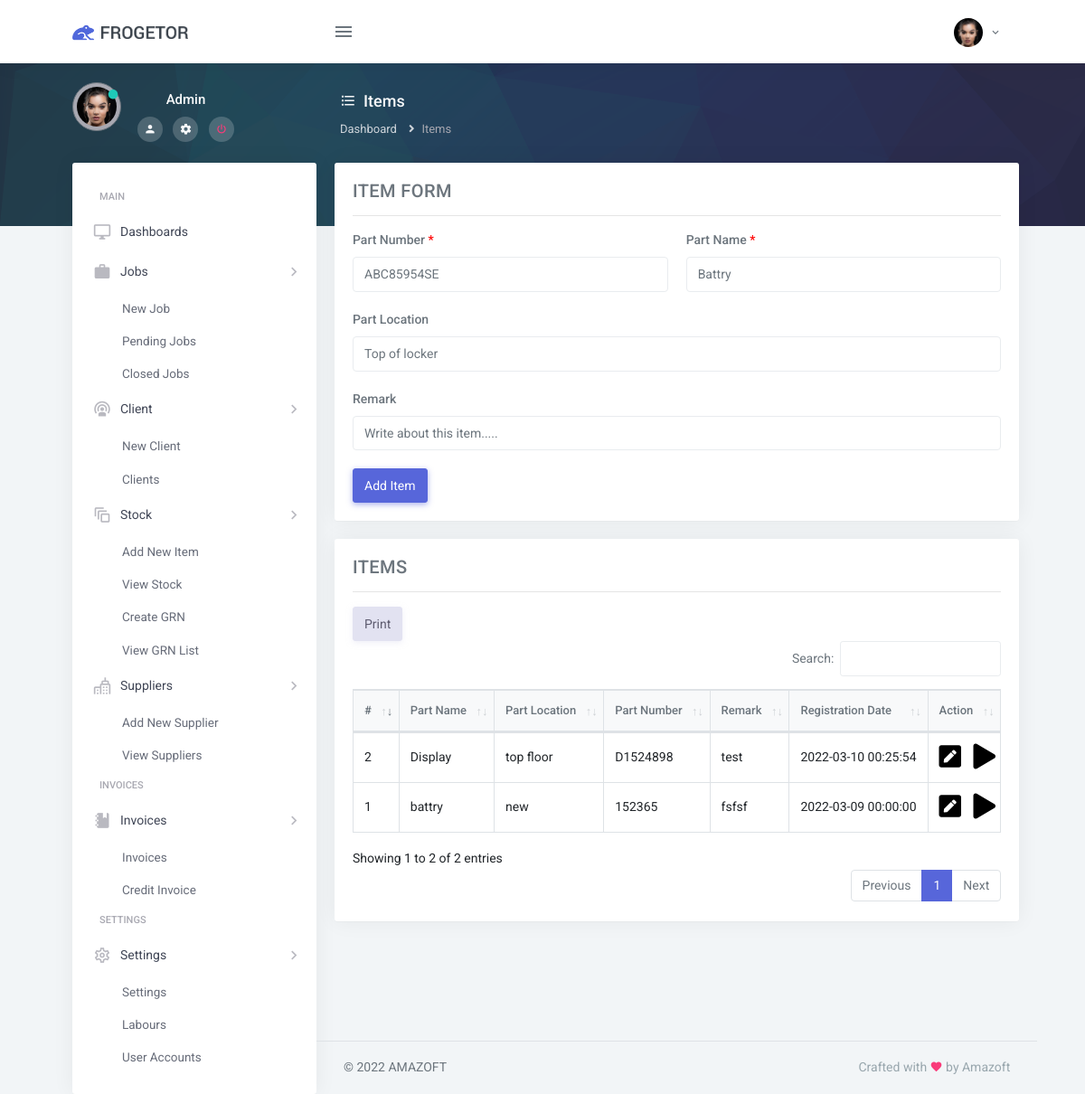
Page /add_item.php (signed in) on the committed database.
### tables this page shows
CREATE TABLE `users_profile_pic` (
  `users_profile_pic_id` int(11) NOT NULL,
  `user_id` varchar(255) DEFAULT NULL,
  `profile_image` varchar(255) DEFAULT NULL,
  `profile_pic_datetime` timestamp NOT NULL DEFAULT current_timestamp() ON UPDATE current_timestamp()
);

CREATE TABLE `users_login` (
  `user_id` int(3) NOT NULL,
  `name` varchar(255) NOT NULL,
  `email` varchar(255) NOT NULL,
  `password` varchar(255) NOT NULL,
  `role` varchar(3) NOT NULL,
  `tel` varchar(255) NOT NULL,
  `create_date` timestamp NULL DEFAULT current_timestamp()
);

CREATE TABLE `tbl_item` (
  `item_id` int(11) NOT NULL,
  `part_name` varchar(255) DEFAULT NULL,
  `part_location` varchar(255) DEFAULT NULL,
  `part_number` varchar(255) DEFAULT NULL,
  `remark` mediumtext DEFAULT NULL,
  `stat` varchar(3) DEFAULT NULL,
  `item_date` datetime NOT NULL
);

### add_item.php (the view, shortened to what this page needs)
<?php
    $db=new DB();
    $conn=$db->connect();
    $user_id='';
    $user_name='';
    if (isset($_SESSION['Logged']) && $_SESSION['Logged'] == true)
    {
      $user_email = $_SESSION["email"];
      $getEmpQuery=$conn->query("SELECT user_id,name,email,role FROM users_login WHERE email='$user_email' ");
      while ($emp=$getEmpQuery->fetch_array()) {
        $user_id = $emp['0'];
        $user_name = $emp['1'];
      }
    }
    else
    {
        ?>
            <script type="text/javascript">
                window.location.href="login";
            </script>
        <?php
    }
?>
<!DOCTYPE html>
<html lang="en">
    <head>
        <?php include_once('controls/meta.php'); ?>
    </head>
    <body>
        <?php include_once('controls/top_nav.php'); ?>
        <div class="page-wrapper-img">
            <div class="page-wrapper-img-inner">
                <?php include_once('controls/top_nav_user_details.php'); ?>
                <div class="row">
                    <div class="col-sm-12">
                        <div class="page-title-box">
                            <h4 class="page-title mb-2"><i class="mdi mdi-format-list-bulleted mr-2"></i>Items</h4>
                            <div class="">
                                <ol class="breadcrumb">
                                    <li class="breadcrumb-item"><a href="index">Dashboard</a></li>
                                    <li class="breadcrumb-item active">Items</li>
                                </ol>
                            </div>
                        </div>
                    </div>
                </div>
            </div>
        </div>
        <div class="page-wrapper">
            <div class="page-wrapper-inner">
                <?php include_once('controls/side_nav.php'); ?>
                <div class="page-content">
                    <div class="container-fluid">
                        <div class="row">
                            <div class="col-lg-12">
                                <div class="card">
                                    <div class="card-body">
                                        <h4 class="mt-0 header-title" style="font-size: 20px;">Item Form</h4>
                                        <hr>
                                        <form id="Add-Item" method="POST">
                                            <div class="row">
                                                <div class="col-md-6 form-group">
                                                    <label>Part Number <font style="color: #FF0000;">*</font></label>
                                                    <input type="text" class="form-control" name="part_number" placeholder="ABC85954SE" required>
                                                </div>
                                                <div class="col-md-6 form-group">
                                                    <label>Part Name <font style="color: #FF0000;">*</font></label>
                                                    <input type="text" class="form-control" name="part_name" placeholder="Battry" required>
                                                </div>
                                                <div class="col-md-12 form-group">
                                                    <label>Part Location</label>
                                                    <input type="text" class="form-control" name="part_location" placeholder="Top of locker">
                                                </div>
                                                <div class="col-md-12 form-group">
                                                    <label>Remark</label>
                                                    <input type="text" class="form-control" name="part_remark" placeholder="Write about this item.....">
                                                </div>
                                            </div>
                                            <button type="submit" class="btn btn-primary" id="btn-add-item">Add Item</button>
                                        </form>
                                    </div>
                                </div>
                                <div class="card">
                                    <div class="card-body">
                                        <h4 class="mt-0 header-title" style="font-size: 20px;">Items</h4>
                                        <hr>
                                        <table id="Item-table" class="table table-bordered dt-responsive nowrap" style="border-collapse: collapse; border-spacing: 0; width: 100%;">
                                            <thead>
                                            <tr>
                                                <th>#</th>
                                                <th>Part Name</th>
                                                <th>Part Location</th>
                                                <th>Part Number</th>
                                                <th>Remark</th>
                                                <th>Registration Date</th>
                                                <th>Action</th>
                                            </tr>
                                            </thead>
                                            <tbody>
                                            <?php
                                                $sql = "SELECT * FROM `tbl_item`";
                                                $rs=$conn->query($sql);
                                                while($row =$rs->fetch_array())
                                                {
                                                    $ItemId=$row[0];
                                                    $PartName=$row[1];
                                                    $PartLocation=$row[2];
                                                    $PartNumber=$row[3];
                                                    $PartRemark=$row[4];
                                                    $PartDateTime=$row[6];
                                            ?>
                                            <tr>
                                                <td><?php echo $ItemId; ?></td>
                                                <td><?php echo $PartName; ?></td>
                                                <td><?php echo $PartLocation; ?></td>
                                                <td><?php echo $PartNumber; ?></td>
                                                <td><?php echo $PartRemark; ?></td>
                                                <td><?php echo $PartDateTime; ?></td>
                                                <td>
                                                    <div class="row">
                                                        <div class="col-md-6">
                                                            <a href="" data-toggle="modal" data-target="#exampleModalCenter<?php echo $ItemId; ?>"><i class="fa fa-pen-square fa-2x" style="color: #000;"></i></a>
                                                        </div>
                                                        <div class="col-md-6">
                                                            <a href="" data-toggle="modal" data-target="#exampleModalCenterPriceBadgeView<?php echo $ItemId; ?>"><i class="icon-control-play" aria-hidden="true" data-toggle="tooltip" data-placement="left" title="View Price Batches"><i class="fa fa-play fa-2x" style="color: #000;"></i></a>
                                                        </div>
                                                    </div>
                                                </td>
                                            </tr>
                                            <?php } ?>
                                            </tbody>
                                        </table>
                                    </div>
                                </div>
                            </div>
                        </div>
                    </div>
                    <?php include_once('controls/footer.php'); ?>
                </div>
            </div>
        </div>
    </body>
</html>

### controls/top_nav.php (shortened to what this page needs)
<div class="topbar">
     <nav class="navbar-custom">
        <div class="topbar-left">
            <a href="index" class="logo">
                <span>
                    <img src="assets/images/logo-sm.png" alt="logo-small" class="logo-sm">
                </span>
                <span>
                    <img src="assets/images/logo-dark.png" alt="logo-large" class="logo-lg">
                </span>
            </a>
        </div>
        <ul class="list-unstyled topbar-nav float-right mb-0">
            <li class="dropdown">
                <a class="nav-link dropdown-toggle waves-effect waves-light nav-user" data-toggle="dropdown" href="#" role="button"
                    aria-haspopup="false" aria-expanded="false">
                    <?php
                        $checkProfilePicCount = $conn->query("SELECT count(*) FROM users_profile_pic WHERE user_id='$user_id'");
                        if($cppcRS = $checkProfilePicCount->fetch_array()){
                        $ProfilePicCount = (int)$cppcRS[0];
                        }
                            if($ProfilePicCount == 0){
                    ?>
                            <img alt="image" src="assets/images/profile.jpg" style="width: 32px; height: 32px; object-fit: cover;" class="rounded-circle">
                    <?php }else{ ?>
                    <?php
                        $getUserProPic=$conn->query("SELECT profile_image FROM users_profile_pic WHERE user_id='$user_id' ");
                        if($gunRs = $getUserProPic->fetch_array()){
                            $ProPic = $gunRs[0];
                    ?>
                            <img alt="image" src="user_profile_pic/<?php echo $ProPic; ?>" style="width: 32px; height: 32px; object-fit: cover;" class="rounded-circle">
                        <?php } ?>
                    <?php } ?>
                    <span class="ml-1 nav-user-name hidden-sm"> <i class="mdi mdi-chevron-down"></i> </span>
                </a>
            </li>
        </ul>
        <ul class="list-unstyled topbar-nav mb-0">
            <li>
                <button class="button-menu-mobile nav-link waves-effect waves-light">
                    <i class="mdi mdi-menu nav-icon"></i>
                </button>
            </li>
        </ul>
    </nav>
</div>

### controls/top_nav_user_details.php
<div class="sidebar-user media">
    <?php
        $checkProfilePicCount = $conn->query("SELECT count(*) FROM users_profile_pic WHERE user_id='$user_id'");
        if($cppcRS = $checkProfilePicCount->fetch_array()){
        $ProfilePicCount = (int)$cppcRS[0];
        }
            if($ProfilePicCount == 0){
    ?>
            <img alt="image" src="assets/images/profile.jpg" style="width: 128px; height: 128px; object-fit: cover;" class="rounded-circle img-thumbnail mb-1">
    <?php }else{ ?>
    <?php
        $getUserProPic=$conn->query("SELECT profile_image FROM users_profile_pic WHERE user_id='$user_id' ");
        if($gunRs = $getUserProPic->fetch_array()){
            $ProPic = $gunRs[0];
    ?>
            <img alt="image" src="user_profile_pic/<?php echo $ProPic; ?>" style="width: 54px; height: 54px; object-fit: cover;" class="rounded-circle img-thumbnail mb-1">
        <?php } ?>
    <?php } ?>
    <span class="online-icon"><i class="mdi mdi-record text-success"></i></span>
    <div class="media-body">
        <h5 class="text-light"><?php echo $user_name; ?></h5>
        <ul class="list-unstyled list-inline mb-0 mt-2">
            <li class="list-inline-item">
                <a href="index" class=""><i class="mdi mdi-account text-light"></i></a>
            </li>
            <li class="list-inline-item">
                <a href="settings" class=""><i class="mdi mdi-settings text-light"></i></a>
            </li>
            <li class="list-inline-item">
                <a href="signout" class=""><i class="mdi mdi-power text-danger"></i></a>
            </li>
        </ul>
    </div>
</div>

### rows in the picture
users_profile_pic: profile_image (picture)
users_login: name "Admin"
tbl_item: item_id "1", part_name "battry", part_location "new", part_number "152365", remark "fsfsf", item_date "2022-03-09 00:00:00"
tbl_item: item_id "2", part_name "Display", part_location "top floor", part_number "D1524898", remark "test", item_date "2022-03-10 00:25:54"
